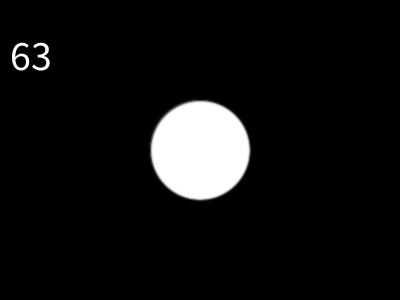
Frame 1 (no input)
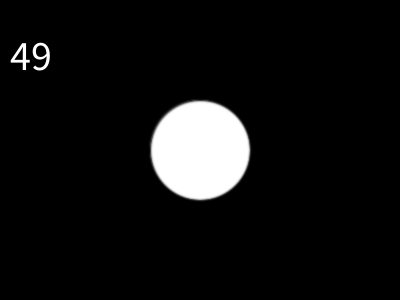
Frame 60 (the mouse pressed at the canvas centre just before this capture)
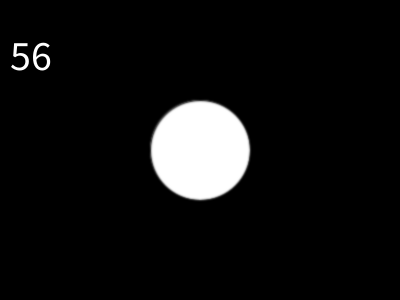
Frame 120 (the mouse held since frame 60 and released just before this capture)

The Processing sketch that drew these frames (run headless with seeded random() and noise(); from frame 60 on, the mouse is pressed at the canvas centre):

// Processing sketch: blurtest
// ── blurtest.pde


void setup() {
 size(400,300); 
}

void draw() {
  background(0);
  
  fill(255);
  ellipse(width/2,height/2,100,100);
  
  filter(BLUR);
  
  textSize(42);
  text(int(frameRate),10,70);
  
}
